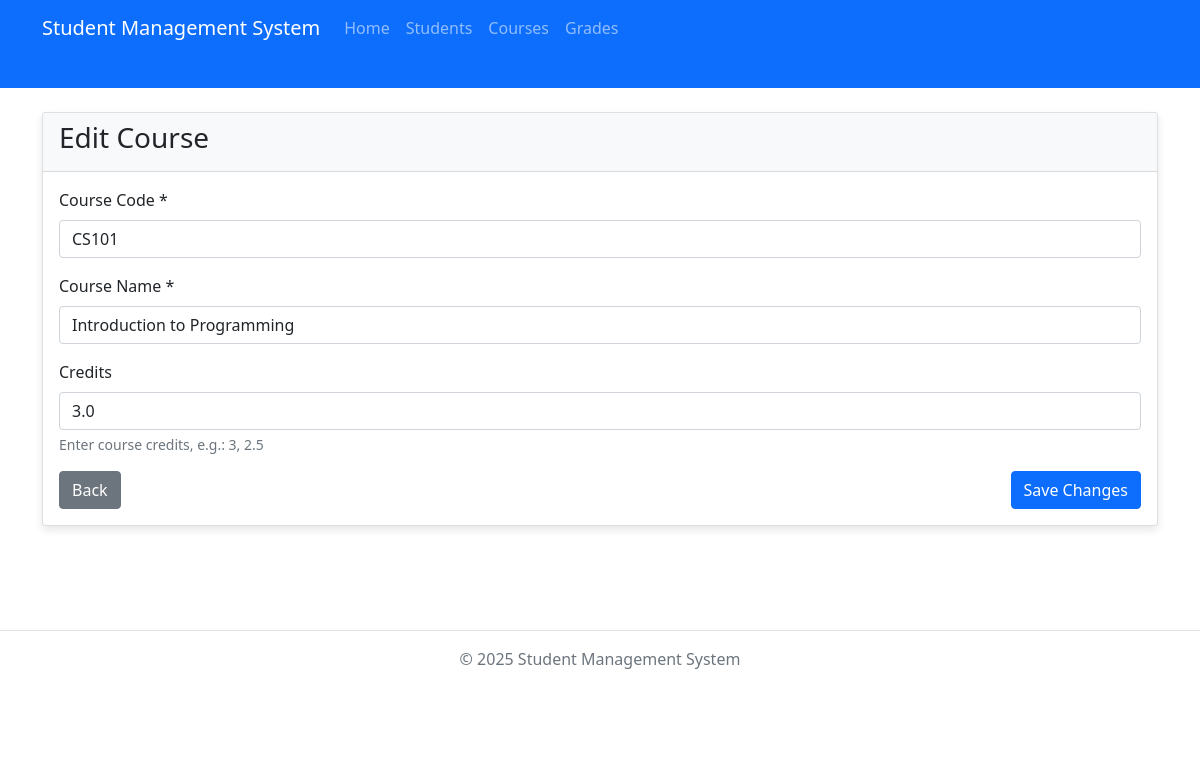
The app's page /courses/1/edit with its own data.
### app.py (models this page shows)
class Course(db.Model):
    id = db.Column(db.Integer, primary_key=True)
    course_code = db.Column(db.String(20), unique=True, nullable=False)
    name = db.Column(db.String(100), nullable=False)
    credit = db.Column(db.Float, default=0)
    enrollments = db.relationship('Enrollment', backref='course', lazy='dynamic', cascade="all, delete-orphan")

### routes.py (the view, shortened to what this page needs)
@app.route('/courses/<int:id>/edit', methods=['GET', 'POST'])
def edit_course(id):
    course = Course.query.get_or_404(id)
    return render_template('courses/edit.html', course=course)

### templates/courses/edit.html (shortened to what this page needs)
{% extends 'layout.html' %}
{% block content %}
<div class="card">
    <div class="card-header">
        <h3>Edit Course</h3>
    </div>
    <div class="card-body">
        <form method="post">
            <div class="mb-3">
                <label for="course_code" class="form-label">Course Code *</label>
                <input type="text" class="form-control" id="course_code" name="course_code" value="{{ course.course_code }}" required>
            </div>
            <div class="mb-3">
                <label for="name" class="form-label">Course Name *</label>
                <input type="text" class="form-control" id="name" name="name" value="{{ course.name }}" required>
            </div>
            <div class="mb-3">
                <label for="credit" class="form-label">Credits</label>
                <input type="number" step="0.5" min="0" class="form-control" id="credit" name="credit" value="{{ course.credit }}">
                <div class="form-text">Enter course credits, e.g.: 3, 2.5</div>
            </div>
            <div class="d-flex justify-content-between">
                <a href="{{ url_for('list_courses') }}" class="btn btn-secondary">Back</a>
                <button type="submit" class="btn btn-primary">Save Changes</button>
            </div>
        </form>
    </div>
</div>
{% endblock %}

### static/css/main.css (style rules this page uses)
.card { box-shadow: 0 4px 8px rgba(0, 0, 0, 0.1); margin-bottom: 1.5rem; }
.card-header { background-color: #f8f9fa; }

### records on screen
Course: course_code "CS101", name "Introduction to Programming", credit "3.0"
